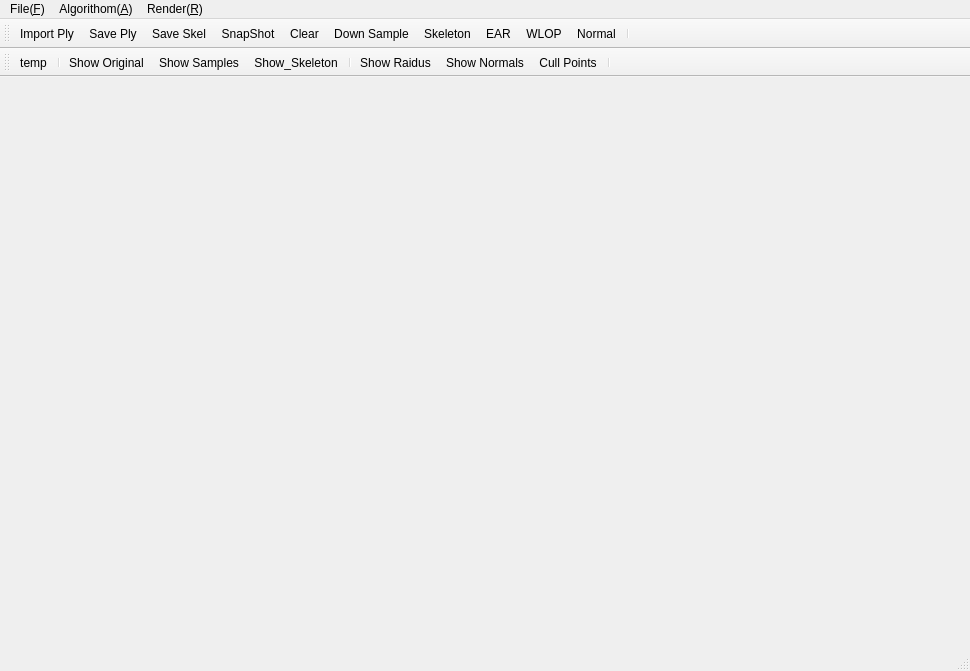
<?xml version="1.0" encoding="UTF-8"?>
<ui version="4.0">
 <class>MainWindow</class>
 <widget class="QMainWindow" name="MainWindow">
  <property name="geometry">
   <rect>
    <x>0</x>
    <y>0</y>
    <width>970</width>
    <height>671</height>
   </rect>
  </property>
  <property name="windowTitle">
   <string>MainWindow</string>
  </property>
  <widget class="QWidget" name="centralWidget">
   <layout class="QHBoxLayout" name="horizontalLayout_3" stretch="0,3">
    <item>
     <widget class="QStackedWidget" name="leftStackedWidget">
      <widget class="QWidget" name="leftStackedWidgetPage1" native="true">
       <layout class="QHBoxLayout" name="horizontalLayout"/>
      </widget>
     </widget>
    </item>
    <item>
     <widget class="QStackedWidget" name="rightStackedWidget">
      <property name="maximumSize">
       <size>
        <width>300</width>
        <height>16777215</height>
       </size>
      </property>
      <widget class="QWidget" name="horizontalStackedWidgetPage1_2" native="true">
       <layout class="QHBoxLayout" name="horizontalLayout_2"/>
      </widget>
     </widget>
    </item>
   </layout>
  </widget>
  <widget class="QMenuBar" name="menuBar">
   <property name="geometry">
    <rect>
     <x>0</x>
     <y>0</y>
     <width>970</width>
     <height>22</height>
    </rect>
   </property>
   <widget class="QMenu" name="menu">
    <property name="title">
     <string>File(&amp;F)</string>
    </property>
   </widget>
   <widget class="QMenu" name="menu_2">
    <property name="title">
     <string>Algorithom(&amp;A)</string>
    </property>
   </widget>
   <widget class="QMenu" name="menuRender_R">
    <property name="title">
     <string>Render(&amp;R)</string>
    </property>
   </widget>
   <addaction name="menu"/>
   <addaction name="menu_2"/>
   <addaction name="menuRender_R"/>
  </widget>
  <widget class="QToolBar" name="mainToolBar">
   <property name="windowTitle">
    <string>快捷栏1</string>
   </property>
   <property name="toolButtonStyle">
    <enum>Qt::ToolButtonTextUnderIcon</enum>
   </property>
   <attribute name="toolBarArea">
    <enum>TopToolBarArea</enum>
   </attribute>
   <attribute name="toolBarBreak">
    <bool>true</bool>
   </attribute>
   <addaction name="actionImport_Ply"/>
   <addaction name="actionSave_Ply"/>
   <addaction name="actionSave_Skel"/>
   <addaction name="actionSnapShot"/>
   <addaction name="actionClear"/>
   <addaction name="actionDown_Sample"/>
   <addaction name="actionSkeleton"/>
   <addaction name="actionEAR"/>
   <addaction name="actionWLOP"/>
   <addaction name="actionNormal"/>
   <addaction name="separator"/>
  </widget>
  <widget class="QStatusBar" name="statusBar">
   <property name="focusPolicy">
    <enum>Qt::ClickFocus</enum>
   </property>
  </widget>
  <widget class="QToolBar" name="toolBar_2">
   <property name="windowTitle">
    <string>快捷栏2</string>
   </property>
   <attribute name="toolBarArea">
    <enum>TopToolBarArea</enum>
   </attribute>
   <attribute name="toolBarBreak">
    <bool>true</bool>
   </attribute>
   <addaction name="actiontemp"/>
   <addaction name="separator"/>
   <addaction name="actionShow_Original"/>
   <addaction name="actionShow_Samples"/>
   <addaction name="actionShow_Skeleton"/>
   <addaction name="separator"/>
   <addaction name="actionShow_Raidus"/>
   <addaction name="actionShow_Normals"/>
   <addaction name="actionCull_Points"/>
   <addaction name="separator"/>
  </widget>
  <action name="actionShow_Original">
   <property name="text">
    <string>Show Original</string>
   </property>
  </action>
  <action name="actionShow_Samples">
   <property name="text">
    <string>Show Samples</string>
   </property>
  </action>
  <action name="actionShow_Skeleton">
   <property name="text">
    <string>Show_Skeleton</string>
   </property>
  </action>
  <action name="actionShow_Raidus">
   <property name="text">
    <string>Show Raidus</string>
   </property>
  </action>
  <action name="actionShow_Normals">
   <property name="text">
    <string>Show Normals</string>
   </property>
  </action>
  <action name="actionCull_Points">
   <property name="text">
    <string>Cull Points</string>
   </property>
  </action>
  <action name="actiontemp">
   <property name="text">
    <string>temp</string>
   </property>
  </action>
  <action name="actionImport_Ply">
   <property name="icon">
    <iconset resource="resources.qrc">
     <normaloff>:/import.png</normaloff>:/import.png</iconset>
   </property>
   <property name="text">
    <string>Import Ply</string>
   </property>
   <property name="toolTip">
    <string>Import Ply</string>
   </property>
  </action>
  <action name="actionSave_Ply">
   <property name="icon">
    <iconset resource="resources.qrc">
     <normaloff>:/图标/云存储.png</normaloff>:/图标/云存储.png</iconset>
   </property>
   <property name="text">
    <string>Save Ply</string>
   </property>
  </action>
  <action name="actionSave_Skel">
   <property name="icon">
    <iconset resource="resources.qrc">
     <normaloff>:/图标/文件.png</normaloff>:/图标/文件.png</iconset>
   </property>
   <property name="text">
    <string>Save Skel</string>
   </property>
  </action>
  <action name="actionSnapShot">
   <property name="icon">
    <iconset resource="resources.qrc">
     <normaloff>:/图标/风景.png</normaloff>:/图标/风景.png</iconset>
   </property>
   <property name="text">
    <string>SnapShot</string>
   </property>
  </action>
  <action name="actionClear">
   <property name="icon">
    <iconset resource="resources.qrc">
     <normaloff>:/图标/清除.png</normaloff>:/图标/清除.png</iconset>
   </property>
   <property name="text">
    <string>Clear</string>
   </property>
  </action>
  <action name="actionDown_Sample">
   <property name="icon">
    <iconset resource="resources.qrc">
     <normaloff>:/图标/相机转换.png</normaloff>:/图标/相机转换.png</iconset>
   </property>
   <property name="text">
    <string>Down Sample</string>
   </property>
  </action>
  <action name="actionSkeleton">
   <property name="icon">
    <iconset resource="resources.qrc">
     <normaloff>:/图标/箭头.png</normaloff>:/图标/箭头.png</iconset>
   </property>
   <property name="text">
    <string>Skeleton</string>
   </property>
  </action>
  <action name="actionEAR">
   <property name="text">
    <string>EAR</string>
   </property>
  </action>
  <action name="actionWLOP">
   <property name="icon">
    <iconset resource="resources.qrc">
     <normaloff>:/图标/应用中心.png</normaloff>:/图标/应用中心.png</iconset>
   </property>
   <property name="text">
    <string>WLOP</string>
   </property>
  </action>
  <action name="actionNormal">
   <property name="icon">
    <iconset resource="resources.qrc">
     <normaloff>:/图标/工作台.png</normaloff>:/图标/工作台.png</iconset>
   </property>
   <property name="text">
    <string>Normal</string>
   </property>
  </action>
 </widget>
 <layoutdefault spacing="6" margin="11"/>
 <resources>
  <include location="resources.qrc"/>
 </resources>
 <connections/>
</ui>
